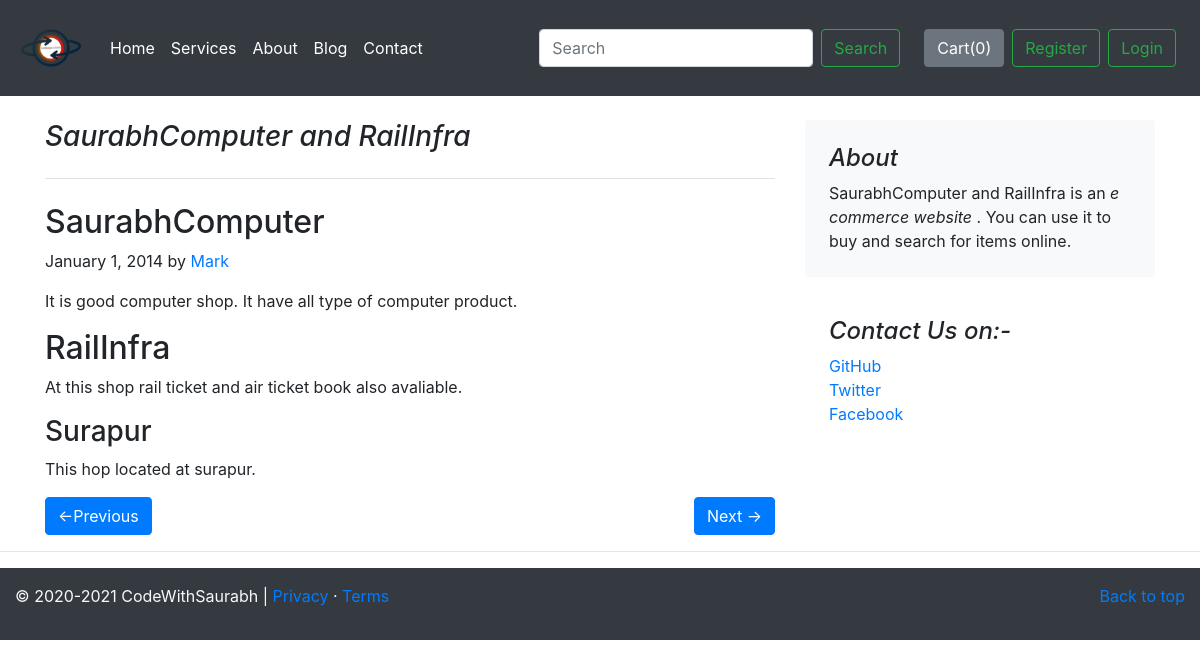
The app's page /blogpost/1 with its own data.
### SaurabhComputerApp/models.py (models this page shows, shortened)
class Blogpost(models.Model):
    post_id = models.AutoField(primary_key=True)
    title = models.CharField(max_length=50)
    head1 = models.CharField(max_length=500, default="")
    chead1 = models.CharField(max_length=5000, default="")
    head2 = models.CharField(max_length=500, default="")
    chead2 = models.CharField(max_length=5000, default="")
    sub_head = models.CharField(max_length=500, default="")
    sub_chead = models.CharField(max_length=5000, default="")
    pub_date = models.DateField()
    thumbnail = models.ImageField(upload_to='shop/images', default="")

### SaurabhComputerApp/views.py (the view)
# urls.py: path('blogpost/<int:id>', views.blogpost, name='Blogpost'), #blog/<int:id>
def blogpost(request, id):
    mypost = Blogpost.objects.filter(post_id = id)[0]
    return render(request,'blogpost.html', {'mypost':mypost})

### Templates/blogpost.html (shortened to what this page needs)
{% extends 'base.html' %}
{% block body %}
<div class="container mt-4">
<div class="row">
    <div class="col-md-8 blog-main">
      <h3 class="pb-4 mb-4 font-italic border-bottom">
        {{mypost.title}}
      </h3>
      <div class="blog-post">
        <h2 class="blog-post-title">{{mypost.head1}}</h2>
        <p class="blog-post-meta">January 1, 2014 by <a href="#">Mark</a></p>
        <p>{{mypost.chead1}}</p>
        <h2>{{mypost.head2}}</h2>
        <p>{{mypost.chead2}}</p>
        <h3>{{mypost.sub_head}}</h3>
        <p> {{mypost.sub_chead}}</p>
        <div class="clearfix">
          <a class="btn btn-primary float-left" href="{{prev}}">&larr;Previous</a>
          <a class="btn btn-primary float-right" href="{{next}}">Next &rarr;</a>
        </div>
      </div>
    </div>
    <aside class="col-md-4 blog-sidebar">
      <div class="p-4 mb-3 bg-light rounded">
        <h4 class="font-italic">About</h4>
        <p class="mb-0">SaurabhComputer and RailInfra is an <em>e commerce website</em> . You can use it to buy and search for items online.</p>
      </div>
      <div class="p-4">
        <h4 class="font-italic">Contact Us on:-</h4>
        <ol class="list-unstyled">
          <li><a href="#">GitHub</a></li>
          <li><a href="#">Twitter</a></li>
          <li><a href="#">Facebook</a></li>
        </ol>
      </div>
    </aside>
  </div>
</div>
{% endblock body %}

### records on screen
Blogpost: title "SaurabhComputer and RailInfra", head1 "SaurabhComputer", chead1 "It is good computer shop. It have all type of computer product.", head2 "RailInfra", chead2 "At this shop rail ticket and air ticket book also avaliable.", sub_head "Surapur", sub_chead "This hop located at surapur."
